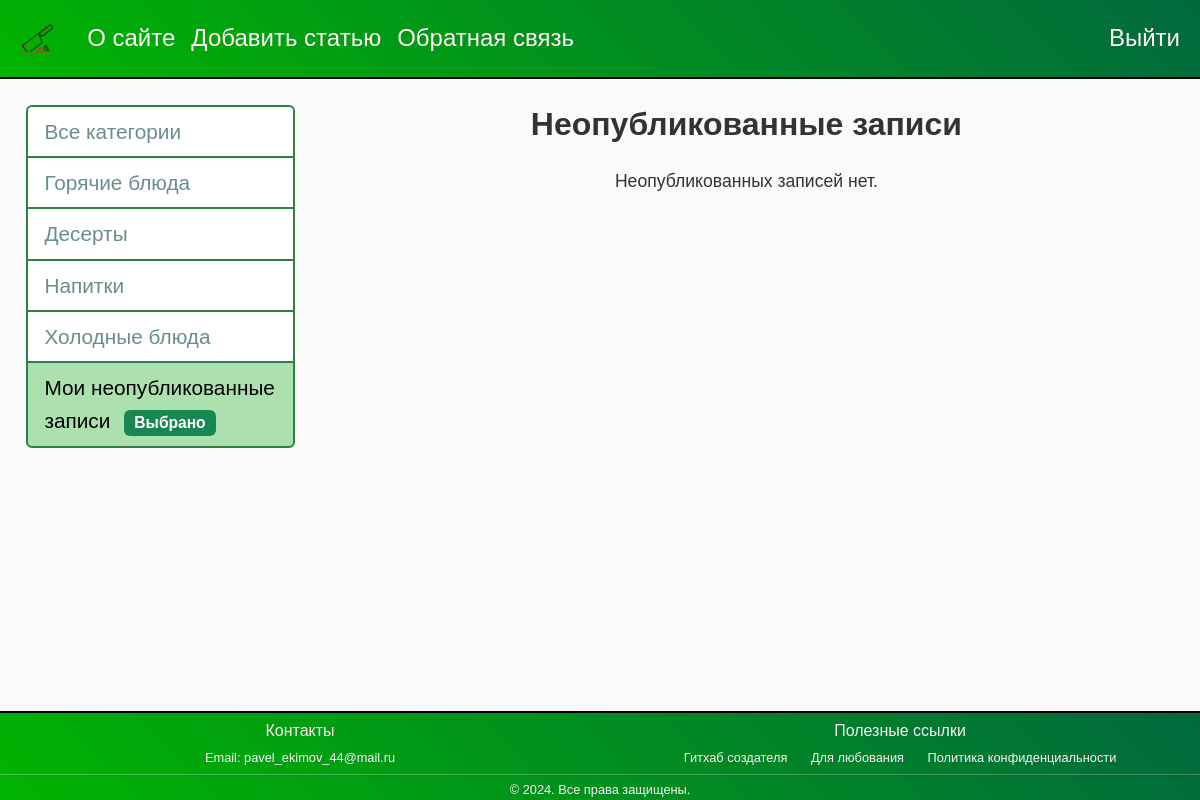
The app's page /unpublished/ (signed in) with its own data.
### meal/models.py (models this page shows, shortened)
class Category(models.Model):
    name = models.CharField(max_length=100, db_index=True, verbose_name='Категория')
    slug = models.SlugField(max_length=255, unique=True, db_index=True, verbose_name='URL')
    def get_absolute_url(self):
        return reverse('category', kwargs={'cat_slug': self.slug})
    class Meta:
        verbose_name = 'Категорию'
        verbose_name_plural = 'Категории'
        ordering = ['id']

### meal/views.py (the view)
# urls.py: path('unpublished/', UnpublishedPostsView.as_view(), name='unpublished_posts'),
class UnpublishedPostsView(LoginRequiredMixin, DataMixin, ListView):
    model = Food
    template_name = 'meal/unpublished_posts.html'
    context_object_name = 'posts'
    login_url = reverse_lazy('home')
    def get_queryset(self):
        user = self.request.user
        if user.is_superuser:
            return Food.objects.filter(is_published=False).select_related('cat')
        return Food.objects.filter(is_published=False, author=user).select_related('cat')
    def get_context_data(self, **kwargs):
        context = super().get_context_data(**kwargs)
        c_def = self.get_user_context(title="Неопубликованные записи", cat_selected=-1)
        return dict(list(context.items()) + list(c_def.items()))

### meal/utils.py (called while the page is built)
    def get_user_context(self, **kwargs):
        context = kwargs
        cats = cache.get('cats')
        if not cats:
            cats = (Category.objects.annotate(food__count=Count('food', filter=Q(food__is_published=True)))
                    .filter(food__count__gt=0))
            cache.set('cats', cats, 60)
        user_menu = menu.copy()
        if not self.request.user.is_authenticated:
            user_menu.pop(1)
        context['menu'] = user_menu
        context['cats'] = cats
        context['cat_selected'] = context.get('cat_selected', 0)
        return context

### meal/templates/meal/unpublished_posts.html
{% extends 'meal/base.html' %}
{% block content %}
<div class="container unpublished-recordings">
    <h1 class="text-center mb-4">{{title}}</h1>
    {% if posts %}
        <div class="list-group">
            {% for post in posts %}
                <a href="{{ post.get_absolute_url }}" class="list-group-item list-group-item-action">
                    <h3 class="mb-1">Название поста: {{post.title}}</h3>
                    <small>&#129534 Категория: {{post.cat.name}}</small>
                    <small>&#9998 Автор: {{post.author.username}}</small>
                </a>
            {% endfor %}
        </div>
    {% else %}
        <p class="text-center">Неопубликованных записей нет.</p>
    {% endif %}
</div>
{% endblock %}

### meal/templates/meal/base.html (shortened to what this page needs)
{% load static %}
{% load meal_tags %}
{% load cache %}
<!DOCTYPE html>
<html>
    <head>
        <link href="{% static 'meal/css/bootstrap.min.css' %}" rel="stylesheet">
        <link href="{% static 'meal/css/styles.css' %}" rel="stylesheet">
    </head>
    <body>
        <div class="flex-wrapper">
            <div class="content-all">
                {% block mainmenu %}
                    <nav class="navbar navbar-expand-lg navbar-light bg-light">
                        <div class="container">
                            <a class="navbar-brand" href="{% url 'home' %}">
                                <div class="logo"></div>
                            </a>
                            <div class="collapse navbar-collapse" id="navbarNav">
                                <ul class="navbar-nav me-auto mb-2 mb-lg-0">
                                    {% for m in menu %}
                                        <li class="nav-item">
                                            <a class="nav-link" href="{% url m.url_name %}">{{ m.title }}</a>
                                        </li>
                                    {% endfor %}
                                </ul>
                                <ul class="navbar-nav">
                                    {% if request.user.is_authenticated %}
                                        <li class="nav-item">
                                            <a class="nav-link" href="{% url 'logout' %}">Выйти</a>
                                        </li>
                                    {% endif %}
                                </ul>
                            </div>
                        </div>
                    </nav>
                {% endblock mainmenu %}
                <div class="container-main mt-4">
                    <div class="row">
                        <aside class="col-md-3">
                            {% block leftmenu %}
                                <ul class="list-group">
                                    {% if cat_selected == 0 %}
                                        <li class="list-group-item active">
                                            Все категории
                                            <span class="badge bg-success ms-2">Выбрано</span>
                                        </li>
                                    {% else %}
                                        <li class="list-group-item">
                                            <a href="{% url 'home' %}">Все категории</a>
                                        </li>
                                    {% endif %}
                                    {% for c in cats %}
                                        {% if c.food__count > 0 %}
                                            <li class="list-group-item {% if c.pk == cat_selected %} active {% endif %}">
                                                {% if c.pk == cat_selected %}
                                                    {{ c.name }}
                                                    <span class="badge bg-success ms-2">Выбрано</span>
                                                {% else %}
                                                    <a href="{{ c.get_absolute_url }}">{{ c.name }}</a>
                                                {% endif %}
                                            </li>
                                        {% endif %}
                                    {% endfor %}
                                    {% if user.is_authenticated %}
                                        {% if user.is_superuser %}
                                            {% if cat_selected == -1 %}
                                                <li class="list-group-item active">
                                                    Все неопубликованные записи
                                                    <span class="badge bg-success ms-2">Выбрано</span>
                                                </li>
                                            {% else %}
                                                <li class="list-group-item">
                                                    <a href="{% url 'unpublished_posts' %}">Все неопубликованные записи</a>
                                                </li>
                                            {% endif %}
                                        {% else %}
                                            {% if cat_selected == -1 %}
                                                <li class="list-group-item active">
                                                    Мои неопубликованные записи
                                                    <span class="badge bg-success ms-2">Выбрано</span>
                                                </li>
                                            {% else %}
                                                <li class="list-group-item">
                                                    <a href="{% url 'unpublished_posts' %}">Мои неопубликованные записи</a>
                                                </li>
                                            {% endif %}
                                        {% endif %}
                                    {% endif %}
                                </ul>
                            {% endblock leftmenu %}
                        </aside>
                        <main class="col-md-9">
                            <div class="content-content">
                                {% block content %}
                                {% endblock %}
                            </div>
                        </main>
                    </div>
                </div>
            </div>
            {% cache 3600 footer %}
            <footer class="bg-light text-center py-3 mt-4">
                <div class="container-footer">
                    <div class="row row-footer">
                        <div class="col-md-6">
                            <h6>Контакты</h6>
                            <p>Email: pavel_ekimov_44@mail.ru</p>
                        </div>
                        <div class="col-md-6 text-center">
                            <h6>Полезные ссылки</h6>
                            <div class="footer-links">
                                <a href="https://github.com/EkimovP">Гитхаб создателя</a>
                                <a href="https://ya.ru/images/search?from=tabbar&text=nature%20photos%20are%20beautiful">Для любования</a>
                                <a href="https://tilda.cc/ru/privacy-generator/">Политика конфиденциальности</a>
                            </div>
                        </div>
                    </div>
                    <hr>
                    <p class="confidentiality">&copy; 2024. Все права защищены.</p>
                </div>
            </footer>
            {% endcache %}
        </div>
    </body>
</html>

### meal/static/meal/css/styles.css (style rules this page uses)
body { font-family: Arial, sans-serif; line-height: 1.6; background-color: #fafafa; color: #333; }
html, body { height: 100%; margin: 0; }
.flex-wrapper { display: flex; flex-direction: column; min-height: 100%; }
.content-all { flex: 1; }
.navbar-brand .logo { width: 3.2rem; height: 3.2rem; background: url('../images/knife.png') no-repeat center; background-size: contain; }
.navbar { background: linear-gradient(45deg, #00B400, #00693E); border-bottom: 2px solid black; }
.navbar .nav-link { color: #FFF0F5 !important; transition: all 1s linear; text-decoration: none; font-size: 1.5rem; }
.list-group { font-size: 1.3rem; word-wrap: break-word; }
.list-group-item a { color: #6a8e8f; text-decoration: none; }
.mt-4 { margin-top: 0.5rem !important; }
.container-main { margin: 0 1em 1em 1em; font-size: 1.1rem; padding: 0.5em; }
aside { padding-top: 0.5em; }
.list-group-item { border: 2px solid #317F43; }
.list-group-item.active { background-color: #ACE1AF; color: black; border-color: #317F43; }
.content-content { padding-top: 0.5em; }
.unpublished-recordings { margin-bottom: 1rem; }
h1.text-center { font-size: 2rem; font-weight: bold; }
footer { color: #FFF0F5 !important; background: linear-gradient(45deg, #00B400, #00693E); border-top: 2px solid black; font-size: 0.8rem; }
.py-3 { padding-top: 0rem !important; padding-bottom: 0rem !important; }
footer .footer-links a { color: #FFF0F5; text-decoration: none; margin: 0 10px; transition: color 0.3s; }
footer p { margin: 0; }
.row-footer { --bs-gutter-x: 0 !important; }
hr { margin: 0.3rem 0; }
h6 { margin-top: 0.5rem; }
@media (min-width: 576px) { .container,.container-sm { max-width: 100%; } }
@media (min-width: 768px) { .container,.container-md,.container-sm { max-width: 100%; } }
@media (min-width: 992px) { .container,.container-lg,.container-md,.container-sm { max-width: 100%; } }
@media (min-width: 1200px) { .container,.container-lg,.container-md,.container-sm,.container-xl { max-width: 100%; } }

### records on screen
Category: name "Горячие блюда"
Category: name "Десерты"
Category: name "Напитки"
Category: name "Холодные блюда"

### other values on screen
{{ m.title }} "О сайте" "Добавить статью" "Обратная связь"
{{ title }} "Неопубликованные записи"
